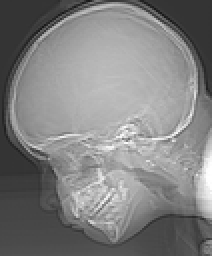
%> input picture Pratica 01/ctskull-256.tif, 106 x 128 px, shrunk from 374 x 452 before the run (shown 2 times larger)
$ octave script_2_quantizacao.m   (GNU Octave 9; MATLAB toolbox functions it lacks are replaced by stand-ins)
%> lines starting %> are read from the running program, lines starting %| are printed output that depends on the picture; in (x1, y1, x2, y2) boxes, pixels count from 0 and x2, y2 are one past the last pixel; in counts of white or black regions, pixels touching at a corner belong together; the program's own positions count from 1
#{
  Autor: Raphael de Lima Mendes
  Descricao: Script da Pratica 1 - Quantizacao
#}

clear;

function q_img = quantize_image(img, bits)
  [M N] = size(img);
  levels = 2^bits;
  # Limiar de cada intervalo
  threshold = 256/levels;
  # Calcula os intervalos
  subdivisions = (1:levels)*threshold;
  q_img = zeros(size(img),"uint8");
  # Iterar sobre matriz para saber qual intervalo o valor pertence
  for i = 1:M
    for j = 1:N
      for k = 1:levels
        if (img(i,j) <= subdivisions(1,k))
          q_img(i,j) = subdivisions(1,k);
          break
        endif
      endfor
    endfor
  endfor
  return;
endfunction


clf;
img = imread('ctskull-256.tif');
%> img is the input picture: size 128x106 uint8; min 23, max 255, mean 129.4
# Grid
r = 2;
c = 4;
fmt = {"horizontalalignment", "center", "verticalalignment", "middle"};
# Plotar uma imagem por bit de 1 a 8
for n = 1 : r*c
  subplot (r, c, n);
  title (sprintf ("Bits: %d", n));
  hold on;
  imshow(quantize_image(img, n));
  hold off;
endfor
%> this loop made 8 passes
%> pass 1, `imshow(quantize_image(img, n));`:
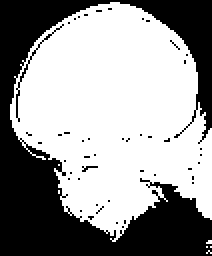
%> displayed picture: size 128x106, on the screen's scale of 0 to 255 (shown 2 times larger); values 128 (black) and 255 (white), 59.7% white; 47 black regions (45 under 20 px), largest, box (x1, y1, x2, y2) and area: (0, 0, 106, 128) 5319, (8, 12, 32, 61) 58
%> pass 2, `imshow(quantize_image(img, n));`:
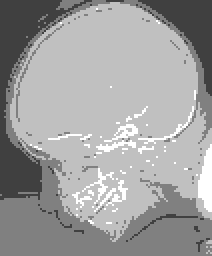
%> displayed picture: size 128x106, on the screen's scale of 0 to 255 (shown 2 times larger); min 64, max 255, mean 159.3
%> after the loop:
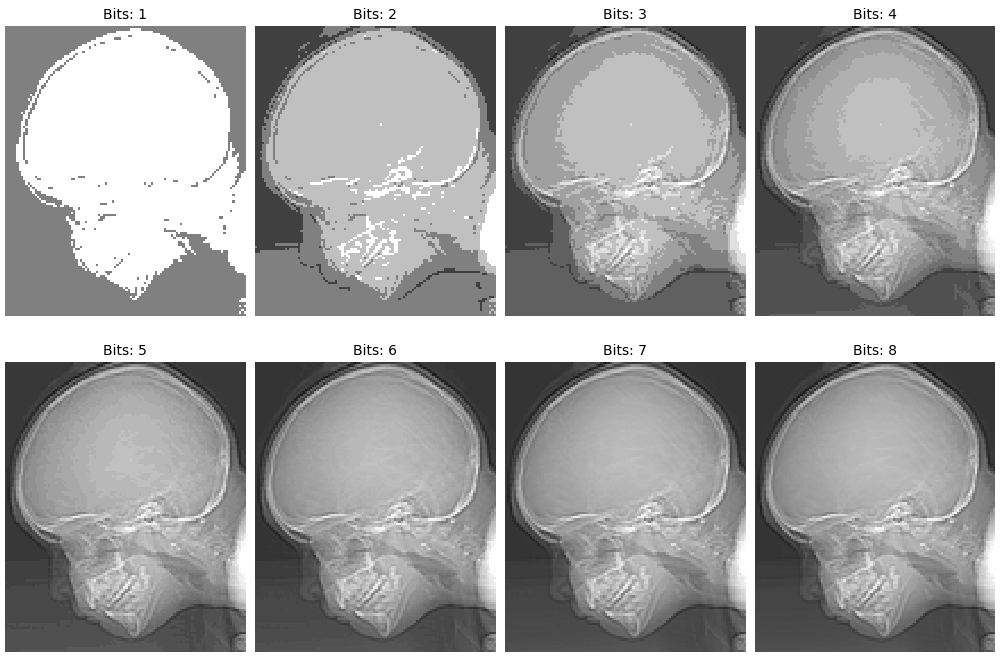
%> figure redrawn from the program's plot data, 8 panels
